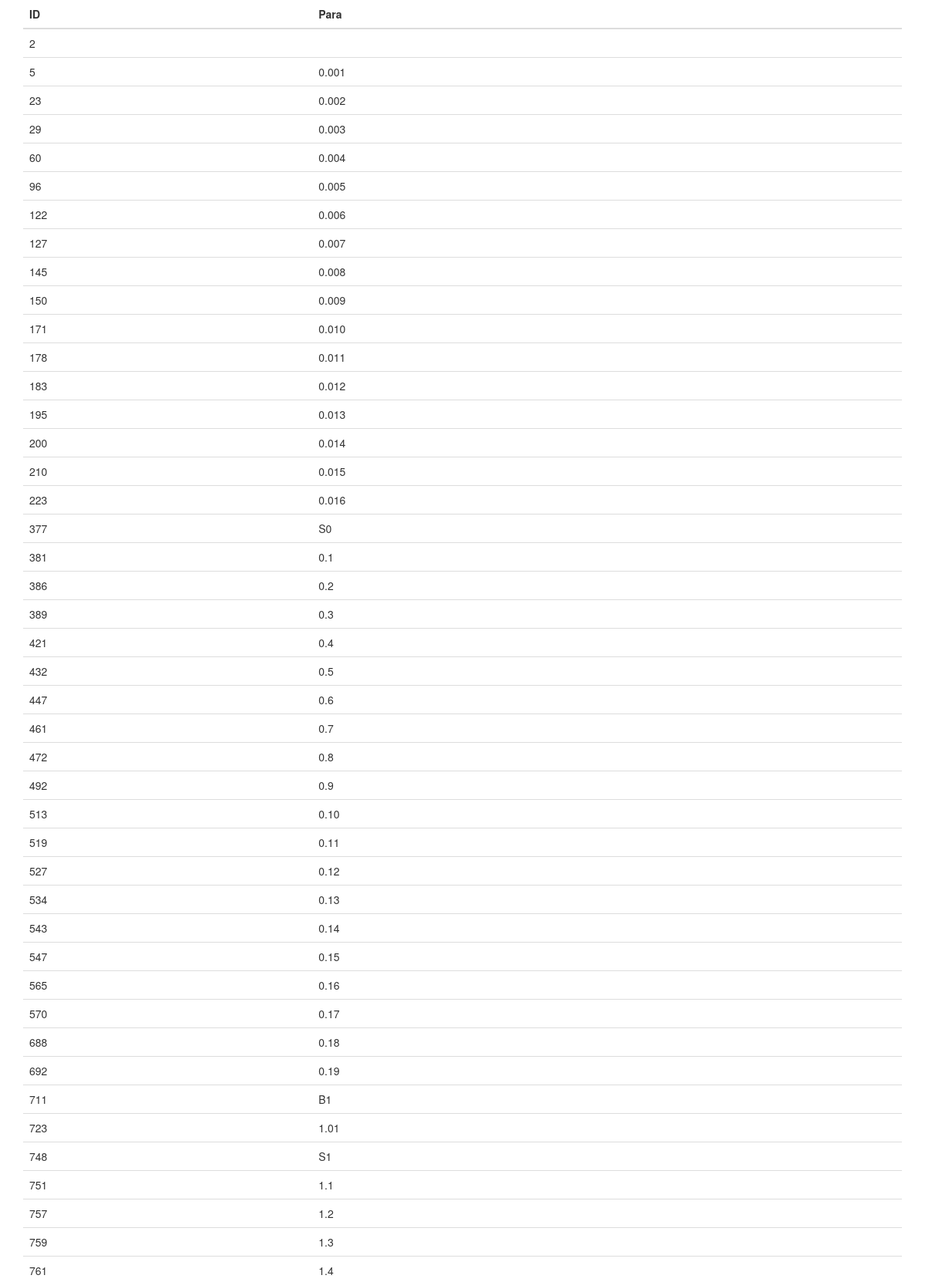
The app's page /Util_testindex.php (upper part) with its own data.
### tables this page shows
CREATE TABLE `B1v12019` (
  `ID` int(5) NOT NULL AUTO_INCREMENT,
  `Section` varchar(3) DEFAULT '',
  `Page` varchar(25) DEFAULT '',
  `Para` varchar(20) DEFAULT '',
  `Data1` varchar(135) DEFAULT '',
  `Data2` varchar(129) DEFAULT '',
  `Data3` varchar(97) DEFAULT '',
  `Data4` varchar(65) DEFAULT '',
  `Data5` varchar(64) DEFAULT '',
  `Data6` varchar(54) DEFAULT '',
  `Data7` varchar(54) DEFAULT '',
  `Data8` varchar(55) DEFAULT '',
  PRIMARY KEY (`ID`),
  UNIQUE KEY `ID` (`ID`) USING BTREE,
  KEY `ID_2` (`ID`)
);

### Fparaindex.php (called while the page is built, shortened)
<?php
function Fparaindex (){
  global $mysqli;
  $paraquery = "SELECT `ID`,`Para` FROM `B1v12019` GROUP BY `Para` ORDER BY `ID` ASC ";
  $pararesult = $mysqli->query($paraquery);
 return $pararesult;
}
 ?>

### Util_testindex.php (the view, shortened to what this page needs)
<!doctype html>
<html>
<head>
<link rel="stylesheet" href="http://maxcdn.bootstrapcdn.com/bootstrap/3.3.6/css/bootstrap.min.css">
</head>
<body>
<div class="container">
 <table class="table">
  <thead>
  <tr>
  <th scope="col">ID</th>
  <th scope="col">Para</th>
  </tr>
  </thead>
  <tbody>
      <?php
        $mysqli=Fdbconn();
        include "Fparaindex.php";
        $pararesult = Fparaindex();
      ?>
      <tr>
      <?php
    while($data = mysqli_fetch_array($pararesult))
    {
      echo"<td>".$data['ID']."</td>";
      echo"<td>".$data['Para']."</td>";
      echo "</tr>";
    }
    ?>
     </tbody>
  </table>
</div>
</body>
</html>

### records on screen
b1v12019: ID "2"
b1v12019: ID "5", Para "0.001"
b1v12019: ID "23", Para "0.002"
b1v12019: ID "29", Para "0.003"
b1v12019: ID "60", Para "0.004"
b1v12019: ID "96", Para "0.005"
b1v12019: ID "122", Para "0.006"
b1v12019: ID "127", Para "0.007"
b1v12019: ID "145", Para "0.008"
b1v12019: ID "150", Para "0.009"
b1v12019: ID "171", Para "0.010"
b1v12019: ID "178", Para "0.011"
b1v12019: ID "183", Para "0.012"
b1v12019: ID "195", Para "0.013"
b1v12019: ID "200", Para "0.014"
b1v12019: ID "210", Para "0.015"
b1v12019: ID "223", Para "0.016"
b1v12019: ID "377", Para "S0"
b1v12019: ID "381", Para "0.1"
b1v12019: ID "386", Para "0.2"
b1v12019: ID "389", Para "0.3"
b1v12019: ID "421", Para "0.4"
b1v12019: ID "432", Para "0.5"
b1v12019: ID "447", Para "0.6"
b1v12019: ID "461", Para "0.7"
b1v12019: ID "472", Para "0.8"
b1v12019: ID "492", Para "0.9"
b1v12019: ID "513", Para "0.10"
b1v12019: ID "519", Para "0.11"
b1v12019: ID "527", Para "0.12"
b1v12019: ID "534", Para "0.13"
b1v12019: ID "543", Para "0.14"
b1v12019: ID "547", Para "0.15"
b1v12019: ID "565", Para "0.16"
b1v12019: ID "570", Para "0.17"
b1v12019: ID "688", Para "0.18"
b1v12019: ID "692", Para "0.19"
b1v12019: ID "711", Para "B1"
b1v12019: ID "723", Para "1.01"
b1v12019: ID "748", Para "S1"
b1v12019: ID "751", Para "1.1"
b1v12019: ID "757", Para "1.2"
b1v12019: ID "759", Para "1.3"
b1v12019: ID "761", Para "1.4"
